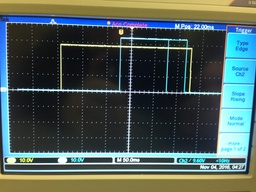
#> input picture IMG_1674.JPG, 256 x 192 px, shrunk from 3264 x 2448 before the run
$ python -i ccltest.py   (imports and definitions only)   (older library calls are emulated)
#> lines starting #> are read from the running program, lines starting #| are printed output that depends on the picture
#> `picture = cv2.imread('IMG_1674.JPG', cv2.IMREAD_GRAYSCALE)`:
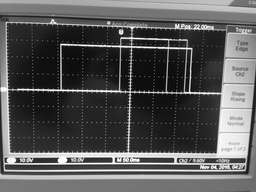
#> picture: shape (192, 256); min 0, max 255, mean 87.3
#!/usr/bin/env python
'''
by Michael Hirsch michael@scivision.co
algorithm:
0) load raw data
1) optional image denoising
2) Otsu threshold method to make binary image based on intensity analysis
3) Morphological operations
4) Connected Component Analysis
5) Property Analysis (Centroid Extraction)
Note: the ccltest() return arguments simply pass out the values from the most recent image, this is trivial to fix if desired
'''
cvonly = False
from os.path import join,expanduser, basename, splitext
from numpy.ma import masked_where
from numpy import zeros_like, empty,zeros,delete,uint8

if cvonly:
    import cv2
else:
    from skimage.io import imread
    from skimage.filter import threshold_otsu
    from skimage.morphology import disk,erosion,dilation
    from skimage.measure import label, regionprops
    from skimage.draw import circle

from time import time
# [4 lines of commented-out code are left out]

# [122 lines left out: functions ccltest, getdata, dothres, domorph, not called in this run]

def dolabel(data):

    if not cvonly: #use scikit image
        cclbl,nlbl = label(data,neighbors=8,return_num=True)
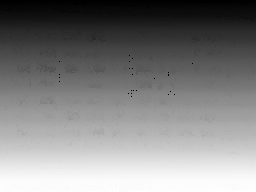
#> cclbl: shape (192, 256) int64; min 0, max 29908, mean 15350.2; drawn with min black and max white
#> nlbl = 29908
        nlbl -= 1 # labels are one-indexed
#> nlbl = 29907
        regions = regionprops(cclbl, data, True)
#> regions = 29908 regions
        centroids = empty((nlbl,2))
        for i,r in enumerate(regions):
            centroids[i,1],centroids[i,0] = r.centroid
#> after the loop, centroids = 29907 pairs, first value 0 to 255, second value 0 to 191
    else:
        nlbl = 0
        badind = []
        contours,hierarchy = cv2.findContours(data, 1, 2)
        centroids = zeros((len(contours),2),dtype=int)
        for i,c in enumerate(contours):
            M = cv2.moments(c)
            try:
                centroids[i,0] = int(M['m10']/M['m00'])
                centroids[i,1] = int(M['m01']/M['m00'])
                nlbl += 1
            except ZeroDivisionError:
                #print('skipped i='+str(i))
                badind.append(i)
        centroids = delete(centroids,badind,0)
    return centroids,nlbl

# [30 lines left out: function doratio, not called in this run]

# code below is strictly for parsing command-line input
# [38 lines not run here, left out]

>>> import cv2
>>> picture = cv2.imread('IMG_1674.JPG', cv2.IMREAD_GRAYSCALE)
#> (the run stopped early here; a loop or call above may not have finished)
